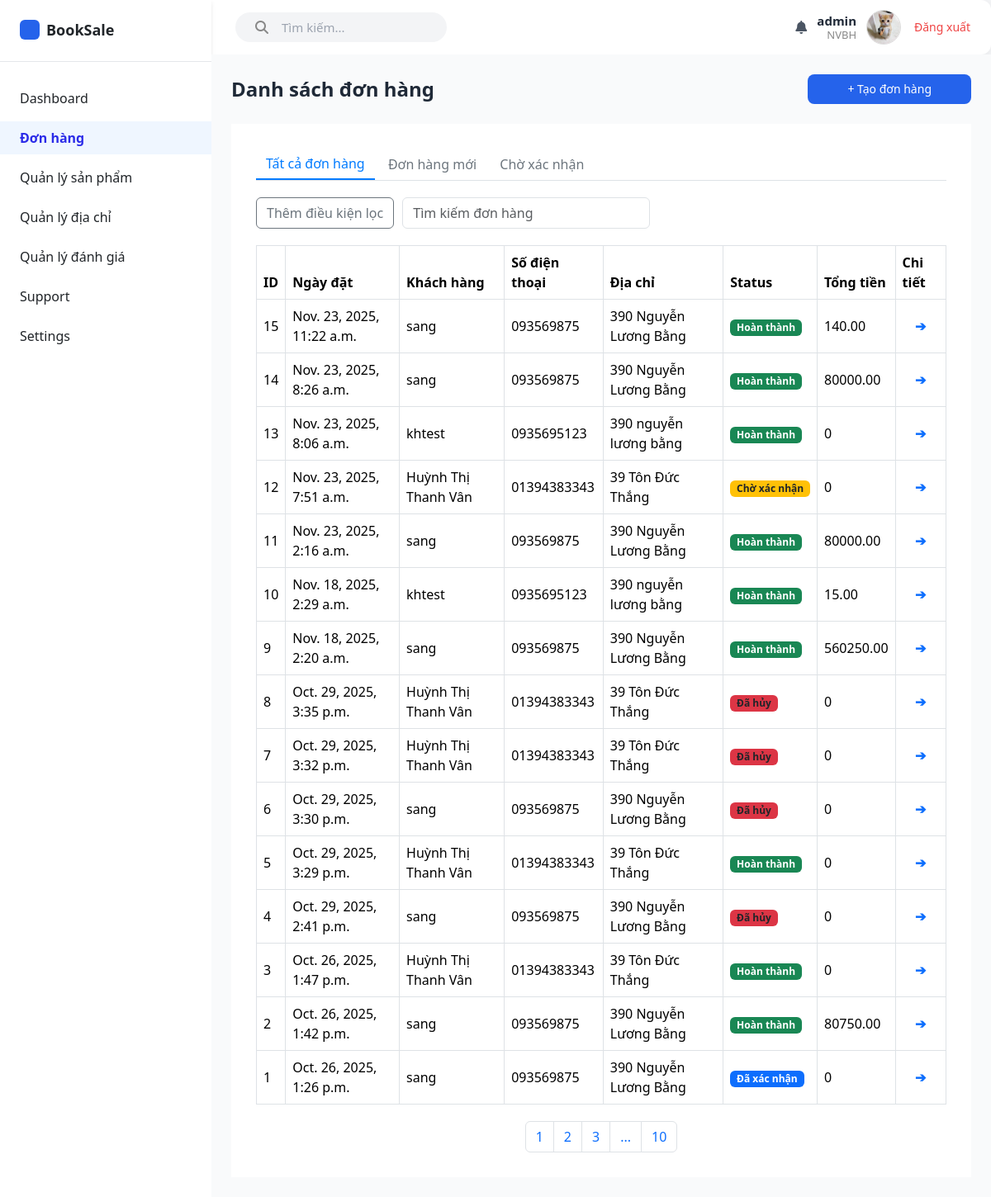
The app's page /emp/order_list/ (signed in) with its own data.
### booksale_app/models.py (models this page shows, shortened)
class Order(models.Model):
    STATUS_CHOICES = [
        ('confirmed', 'Đã xác nhận'),
        ('pending', 'Chờ xác nhận'),
        ('cancelled', 'Đã hủy'),
        ('completed', 'Hoàn thành')
    ]
    order_date = models.DateTimeField(auto_now_add=True)
    total_amount = models.DecimalField(
        max_digits=10,
        decimal_places=2,
        null=True,         # cho phép null
        blank=True,
    )
    status = models.CharField(
        max_length=20,
        choices=STATUS_CHOICES,
        default='pending'  # mặc định là "Chờ xác nhận"
    )
    cancel_reason = models.TextField(blank=True, null=True)
    shipping_date = models.DateField(verbose_name= "Ngày giao hàng", blank=True, null=True)
    note = models.TextField(blank=True, null=True)
    customer = models.ForeignKey(
        Customer,
        on_delete = models.PROTECT
    )
    payment_method = models.CharField(choices=PaymentMethod.choices, max_length=20)

class Customer(models.Model):
    user = models.OneToOneField(auth.get_user_model(), on_delete=models.CASCADE, null=True, blank=True)
    cust_name = models.CharField(
        max_length = 255,
        blank=False, null=False,
        help_text = "Tên khách hàng"
    )
    email = models.EmailField(
        max_length = 100,
        help_text = "Email"
    )
    phone = models.CharField(
        max_length = 15,
        blank=False, null=False,
        help_text = "Số điện thoại"
    )
    address = models.CharField(
        max_length = 255,
        blank=False, null=False,
        help_text = "Địa chi"
    )
    dob = models.DateField(
        verbose_name="Ngày sinh"
    )
    avatar = models.ImageField(upload_to='customers/', null=True, blank=True)
    create_at = models.DateTimeField(
        verbose_name = "Ngày tạo",
        auto_now_add=True
    )

### booksale_app/views/admin_view/order_view.py (the view)
# urls.py: path('emp/order_list/', views.order_list, name = 'emp/order_list'),
@login_required(login_url="/accounts/login/staff/")
@group_required('NVBH', login_url="/accounts/login/staff/") # Nếu user không thuộc NVBH → redirect về login staff.
def order_list(request):
    orders =  (Order.objects
            .select_related('customer')
            .order_by('-order_date')) # select_related('customer') để lấy luôn thông tin khách hàng
    order_data = []
    for order in orders:
        order_items = Order_Item.objects.select_related('product').filter(order=order)
        prices = [item.product.sell_price * item.quantity for item in order_items]
        total_amount = sum_price_order(prices)
        order_data.append({
            'order': order,
            'total_amount': total_amount
        })
    context = {
        'order_data': order_data
    }
    return render(request, 'admin_temp/order/order_list.html', context)

### booksale_app/context_processors.py (called while the page is built)
def categories_and_cart(request):
    context = {
        'categories': Category.objects.all()[:3],  # Lấy 3 categories đầu tiên cho menu
        'cart_count': 0
    }
    if request.user.is_authenticated:
        try:
            customer = Customer.objects.get(user=request.user)
            cart = Cart.objects.filter(customer=customer).first()
            if cart:
                cart_count = Cart_Item.objects.filter(cart=cart).aggregate(
                    total=Sum('quantity')
                )['total'] or 0
                context['cart_count'] = int(cart_count) if cart_count else 0
        except (Customer.DoesNotExist, AttributeError):
            context['cart_count'] = 0
    return context

def global_user_context(request):
    user = request.user
    is_kh = False
    if user.is_authenticated:
        is_kh = user.groups.filter(name="KH").exists()
    if is_kh:
        try:
            customer = Customer.objects.get(user=user)
            cart = Cart.objects.get(customer=customer)
        except:
            pass
    return {
        "is_kh": is_kh,
    }

### booksale_app/utils.py (called while the page is built)
def sum_price_order(order_items_price):
    if not order_items_price:
        return 0
    return sum(order_items_price)

### booksale_app/views/authen_view.py (called while the page is built)
def group_required(group_name, login_url=None):
    if login_url is None:
        login_url = '/accounts/login/'
    def check_group(user):
        return user.groups.filter(name=group_name).exists()
    return user_passes_test(check_group, login_url=login_url)

### booksale_app/templates/admin_temp/order/order_list.html (shortened to what this page needs)
{% extends 'admin_temp/admin_base.html' %} {% load static %}
{% block content %}
<main class="flex-1 bg-gray-50 p-6">
    <div class="flex justify-between items-center mb-4">
        <h1 class="text-2xl font-semibold text-gray-800">Danh sách đơn hàng</h1>
        <a
            href="/emp/order_create/"
            class="bg-blue-600 hover:bg-blue-700 text-white px-5 py-2 rounded-lg text-sm font-medium inline-block"
        >
            + Tạo đơn hàng
        </a>
    </div>
    <div class="table_content">
        <div class="tab-buttons mb-3">
            <button class="btn active">Tất cả đơn hàng</button>
            <button class="btn">Đơn hàng mới</button>
            <button class="btn">Chờ xác nhận</button>
        </div>
        <div class="filter-bar">
            <button class="btn btn-outline-secondary"> Thêm điều kiện lọc</button>
            <input type="text" class="form-control" placeholder="Tìm kiếm đơn hàng" />
        </div>
        <table class="table table-bordered align-middle">
            <thead>
                <tr>
                    <th>ID</th>
                    <th>Ngày đặt</th>
                    <th>Khách hàng</th>
                    <th>Số điện thoại</th>
                    <th>Địa chỉ</th>
                    <th>Status</th>
                    <th>Tổng tiền</th>
                    <th>Chi tiết</th>
                </tr>
            </thead>
            <tbody>
                {% for order_data in order_data %}
                <tr>
                    <td>{{order_data.order.id}}</td>
                    <td>{{order_data.order.order_date}}</td>
                    <td>{{order_data.order.customer.cust_name}}</td>
                    <td>{{order_data.order.customer.phone}}</td>
                    <td>{{order_data.order.customer.address}}</td>
                    <td>
                        {% if order_data.order.status == 'confirmed' %}
                        <span class="badge bg-primary">Đã xác nhận</span>
                        {% elif order_data.order.status == 'pending'%}
                        <span class="badge bg-warning text-dark">Chờ xác nhận</span>
                        {% elif order_data.order.status == 'completed'%}
                        <span class="badge bg-success">Hoàn thành</span>
                        {% else %}
                        <span class="badge bg-danger text-dark">Đã hủy</span>
                        {% endif %}
                    </td>
                    <td>{{order_data.total_amount}}</td>
                    {% if order_data.order.status == 'confirmed' %}
                    <td class="text-center text-primary fw-bold">
                        <a href="/emp/order_details/{{order_data.order.id}}">&#10132;</a>
                    </td>
                    {% elif order_data.order.status == 'cancelled'%}
                    <td class="text-center text-primary fw-bold">
                        <a href="/emp/order_cancel/{{order_data.order.id}}">&#10132;</a>
                    </td>
                    {% elif order_data.order.status == 'completed'%}
                    <td class="text-center text-primary fw-bold">
                        <a href="/emp/order_completed/{{order_data.order.id}}">&#10132;</a>
                    </td>
                    {% else %}
                    <td class="text-center text-primary fw-bold">
                        <a href="/emp/order_confirm/{{order_data.order.id}}">&#10132;</a>
                    </td>
                    {% endif %}
                </tr>
                {% endfor %}
            </tbody>
        </table>
        <nav>
            <ul class="pagination">
                <li class="page-item"><a class="page-link" href="#">1</a></li>
                <li class="page-item"><a class="page-link" href="#">2</a></li>
                <li class="page-item"><a class="page-link" href="#">3</a></li>
                <li class="page-item"><span class="page-link">...</span></li>
                <li class="page-item"><a class="page-link" href="#">10</a></li>
            </ul>
        </nav>
    </div>
</main>
{% endblock %}

### booksale_app/templates/admin_temp/admin_base.html (shortened to what this page needs)
{% load static %}
<!DOCTYPE html>
<html lang="en">
    <head>
        <script src="https://cdn.tailwindcss.com"></script>
        <link href="https://cdn.jsdelivr.net/npm/bootstrap@5.3.3/dist/css/bootstrap.min.css" rel="stylesheet" />
        <link href="https://cdnjs.cloudflare.com/ajax/libs/font-awesome/6.5.0/css/all.min.css" rel="stylesheet" />
    </head>
    <body class="bg-gray-100 font-sans">
        <div class="header">
            <div class="search-box hidden md:flex items-center bg-gray-100 px-4 py-2 rounded-full w-64">
                <i class="fa fa-search text-gray-500"></i>
                <input
                    type="text"
                    placeholder="Tìm kiếm..."
                    class="bg-transparent border-0 outline-none ml-2 text-sm w-full"
                />
            </div>
            <div class="user-section">
                <div><i class="fa fa-bell text-gray-600"></i></div>
                {% if user.is_authenticated %}
                <div class="user-info text-right leading-tight">
                    <p class="name font-bold text-gray-800">{{ user.username }}</p>
                    <p class="role">NVBH</p>
                </div>
                {% if user.profile.avatar %}
                <img src="{{ user.profile.avatar.url }}" class="avatar" />
                {% else %}
                <img src="{% static 'images/image.jpg' %}" class="avatar" />
                {% endif %}
                <a href="{% url 'logout' %}" class="text-sm text-red-500 hover:underline ml-1">Đăng xuất</a>
                {% endif %}
            </div>
        </div>
        <div class="flex h-100">
            <aside class="w-64 bg-white h-screen shadow-md h-auto" style="margin-top: -68px">
                <div class="p-6 flex items-center space-x-2 border-b">
                    <div class="w-6 h-6 bg-blue-600 rounded"></div>
                    <span class="font-semibold text-lg">BookSale</span>
                </div>
                <nav class="mt-6">
                    <ul class="space-y-2">
                        <li>
                            <a href="#" class="flex items-center px-6 py-2 hover:bg-gray-100">
                                <span>Dashboard</span>
                            </a>
                        </li>
                        <li>
                            <a href="#" class="flex items-center px-6 py-2 hover:bg-gray-100 isActive">
                                <span>Đơn hàng</span>
                            </a>
                        </li>
                        <li>
                            <details>
                                <summary class="flex items-center px-6 py-2 hover:bg-gray-100 rounded">
                                    Quản lý sản phẩm
                                </summary>
                            </details>
                        </li>
                        <li>
                            <a href="#" class="flex items-center px-6 py-2 hover:bg-gray-100">
                                <span>Quản lý địa chỉ</span>
                            </a>
                        </li>
                        <li>
                            <a href="#" class="flex items-center px-6 py-2 hover:bg-gray-100">
                                <span>Quản lý đánh giá</span>
                            </a>
                        </li>
                        <li>
                            <a href="#" class="flex items-center px-6 py-2 hover:bg-gray-100">
                                <span>Support</span>
                            </a>
                        </li>
                        <li>
                            <a href="#" class="flex items-center px-6 py-2 hover:bg-gray-100">
                                <span>Settings</span>
                            </a>
                        </li>
                    </ul>
                </nav>
            </aside>
            {% block content %} {% endblock %}
        </div>
    </body>
</html>

### booksale_app/templates/admin_temp/order/order_list.html (style rules this page uses)
.isActive { font-weight: 600 !important; color: rgba(41, 41, 232, 0.991) !important; background-color: #eff6ff; }
.tab-buttons { border-bottom: 1px solid #dee2e6; margin-bottom: 15px; }
.tab-buttons .btn { border: none; background: none; color: #6c757d; font-weight: 500; border-radius: 0; }
.tab-buttons .btn.active { border-bottom: 2px solid #007bff; color: #007bff; }
.filter-bar { display: flex; align-items: center; gap: 10px; margin: 20px 0; }
.filter-bar input { width: 300px; }
.table thead { background-color: #f1f3f5; font-weight: 600; }
.table td { vertical-align: middle; }
.pagination { justify-content: center; margin-top: 20px; }
.table_content { background-color: #ffffff; padding: 30px; }
td.text-center { text-align: center !important; }

### booksale_app/templates/admin_temp/admin_base.html (style rules this page uses)
body { background-color: #f5f6fa; font-family: 'Segoe UI', sans-serif; margin: 0; }
summary::marker { content: ''; }
details > summary { display: flex; align-items: center; padding-left: 1.5rem; padding-top: 0.5rem; padding-bottom: 0.5rem; cursor: pointer; }
.header { background-color: #fff; border-radius: 12px; box-shadow: 0 2px 8px rgba(0, 0, 0, 0.05); display: flex; justify-content: space-between; align-items: center; padding: 12px 25px; }
.search-box { display: flex; align-items: center; background-color: #f3f4f6; border-radius: 50px; padding: 8px 16px; width: 400px; margin-left: 260px; }
.search-box i { color: #888; }
.search-box input { border: none; outline: none; background: transparent; flex: 1; font-size: 15px; padding-left: 8px; }
.user-section { display: flex; align-items: center; gap: 12px; }
.user-info { text-align: right; }
.user-info .name { font-weight: 600; font-size: 15px; margin: 0; }
.user-info .role { color: #888; font-size: 13px; margin: 0; }
.avatar { width: 42px; height: 42px; border-radius: 50%; border: 1px solid #ddd; }

### records on screen
Order: order.id "15", order.order_date "Nov. 23, 2025, 11:22 a.m.", order.customer.cust_name "sang", order.customer.phone "093569875", order.customer.address "390 Nguyễn Lương Bằng", status "Hoàn thành", total_amount "140.00"
Order: order.id "14", order.order_date "Nov. 23, 2025, 8:26 a.m.", order.customer.cust_name "sang", order.customer.phone "093569875", order.customer.address "390 Nguyễn Lương Bằng", status "Hoàn thành", total_amount "80000.00"
Order: order.id "13", order.order_date "Nov. 23, 2025, 8:06 a.m.", order.customer.cust_name "khtest", order.customer.phone "0935695123", order.customer.address "390 nguyễn lương bằng", status "Hoàn thành", total_amount "0"
Order: order.id "12", order.order_date "Nov. 23, 2025, 7:51 a.m.", order.customer.cust_name "Huỳnh Thị Thanh Vân", order.customer.phone "01394383343", order.customer.address "39 Tôn Đức Thắng", status "Chờ xác nhận", total_amount "0"
Order: order.id "11", order.order_date "Nov. 23, 2025, 2:16 a.m.", order.customer.cust_name "sang", order.customer.phone "093569875", order.customer.address "390 Nguyễn Lương Bằng", status "Hoàn thành", total_amount "80000.00"
Order: order.id "10", order.order_date "Nov. 18, 2025, 2:29 a.m.", order.customer.cust_name "khtest", order.customer.phone "0935695123", order.customer.address "390 nguyễn lương bằng", status "Hoàn thành", total_amount "15.00"
Order: order.id "9", order.order_date "Nov. 18, 2025, 2:20 a.m.", order.customer.cust_name "sang", order.customer.phone "093569875", order.customer.address "390 Nguyễn Lương Bằng", status "Hoàn thành", total_amount "560250.00"
Order: order.id "8", order.order_date "Oct. 29, 2025, 3:35 p.m.", order.customer.cust_name "Huỳnh Thị Thanh Vân", order.customer.phone "01394383343", order.customer.address "39 Tôn Đức Thắng", status "Đã hủy", total_amount "0"
Order: order.id "7", order.order_date "Oct. 29, 2025, 3:32 p.m.", order.customer.cust_name "Huỳnh Thị Thanh Vân", order.customer.phone "01394383343", order.customer.address "39 Tôn Đức Thắng", status "Đã hủy", total_amount "0"
Order: order.id "6", order.order_date "Oct. 29, 2025, 3:30 p.m.", order.customer.cust_name "sang", order.customer.phone "093569875", order.customer.address "390 Nguyễn Lương Bằng", status "Đã hủy", total_amount "0"
Order: order.id "5", order.order_date "Oct. 29, 2025, 3:29 p.m.", order.customer.cust_name "Huỳnh Thị Thanh Vân", order.customer.phone "01394383343", order.customer.address "39 Tôn Đức Thắng", status "Hoàn thành", total_amount "0"
Order: order.id "4", order.order_date "Oct. 29, 2025, 2:41 p.m.", order.customer.cust_name "sang", order.customer.phone "093569875", order.customer.address "390 Nguyễn Lương Bằng", status "Đã hủy", total_amount "0"
Order: order.id "3", order.order_date "Oct. 26, 2025, 1:47 p.m.", order.customer.cust_name "Huỳnh Thị Thanh Vân", order.customer.phone "01394383343", order.customer.address "39 Tôn Đức Thắng", status "Hoàn thành", total_amount "0"
Order: order.id "2", order.order_date "Oct. 26, 2025, 1:42 p.m.", order.customer.cust_name "sang", order.customer.phone "093569875", order.customer.address "390 Nguyễn Lương Bằng", status "Hoàn thành", total_amount "80750.00"
Order: order.id "1", order.order_date "Oct. 26, 2025, 1:26 p.m.", order.customer.cust_name "sang", order.customer.phone "093569875", order.customer.address "390 Nguyễn Lương Bằng", status "Đã xác nhận", total_amount "0"

### other values on screen
{{ user.username }} "admin"
